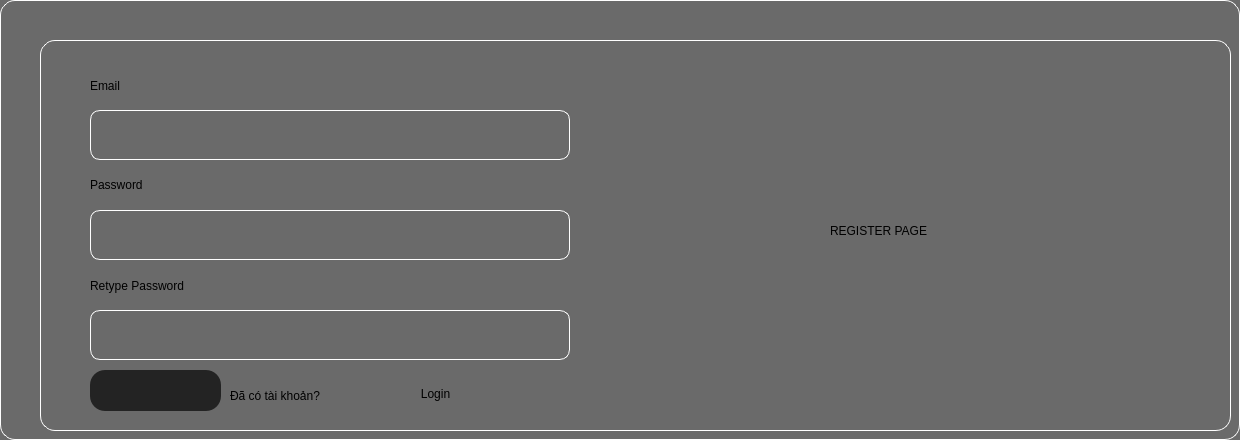
     <widget class="QWidget" name="page_res">
      <property name="styleSheet">
       <string notr="true">background-color:rgb(106, 106, 106);
border: 1px solid white;
border-radius: 15px</string>
      </property>
      <widget class="QWidget" name="widget_98" native="true">
       <property name="geometry">
        <rect>
         <x>40</x>
         <y>40</y>
         <width>1191</width>
         <height>391</height>
        </rect>
       </property>
       <widget class="QLabel" name="label_61">
        <property name="geometry">
         <rect>
          <x>50</x>
          <y>30</y>
          <width>181</width>
          <height>31</height>
         </rect>
        </property>
        <property name="styleSheet">
         <string notr="true">border: 0px;
font: 75 20pt &quot;MS Serif&quot;;
color: rgb(0, 0, 0)</string>
        </property>
        <property name="text">
         <string>Email</string>
        </property>
       </widget>
       <widget class="QLabel" name="label_62">
        <property name="geometry">
         <rect>
          <x>50</x>
          <y>130</y>
          <width>180</width>
          <height>30</height>
         </rect>
        </property>
        <property name="styleSheet">
         <string notr="true">border: 0px;
font: 75 20pt &quot;MS Serif&quot;;
color: rgb(0, 0, 0)</string>
        </property>
        <property name="text">
         <string>Password</string>
        </property>
       </widget>
       <widget class="QLabel" name="label_63">
        <property name="geometry">
         <rect>
          <x>50</x>
          <y>230</y>
          <width>251</width>
          <height>31</height>
         </rect>
        </property>
        <property name="styleSheet">
         <string notr="true">border: 0px;
font: 75 20pt &quot;MS Serif&quot;;
color: rgb(0, 0, 0)</string>
        </property>
        <property name="text">
         <string>Retype Password</string>
        </property>
       </widget>
       <widget class="QLineEdit" name="le_email">
        <property name="geometry">
         <rect>
          <x>50</x>
          <y>70</y>
          <width>480</width>
          <height>50</height>
         </rect>
        </property>
        <property name="styleSheet">
         <string notr="true">border-radius: 10px;
color: rgb(0, 0, 0);
font: 16pt &quot;MS Shell Dlg 2&quot;;</string>
        </property>
       </widget>
       <widget class="QLineEdit" name="le_password">
        <property name="geometry">
         <rect>
          <x>50</x>
          <y>170</y>
          <width>480</width>
          <height>50</height>
         </rect>
        </property>
        <property name="styleSheet">
         <string notr="true">border-radius: 10px;
color: rgb(0, 0, 0);
font: 16pt &quot;MS Shell Dlg 2&quot;;</string>
        </property>
       </widget>
       <widget class="QLineEdit" name="le_retypePassword">
        <property name="geometry">
         <rect>
          <x>50</x>
          <y>270</y>
          <width>480</width>
          <height>50</height>
         </rect>
        </property>
        <property name="styleSheet">
         <string notr="true">border-radius: 10px;
color: rgb(0, 0, 0);
font: 16pt &quot;MS Shell Dlg 2&quot;;</string>
        </property>
       </widget>
       <widget class="QPushButton" name="bt_sup">
        <property name="geometry">
         <rect>
          <x>50</x>
          <y>330</y>
          <width>131</width>
          <height>41</height>
         </rect>
        </property>
        <property name="styleSheet">
         <string notr="true">color: rgb(0, 0, 0);
border: 0px;
font: 75 20pt &quot;MS Serif&quot;;
background-color: rgb(35, 35, 35)</string>
        </property>
        <property name="text">
         <string/>
        </property>
        <property name="icon">
         <iconset>
          <normaloff>icon/12.png</normaloff>icon/12.png</iconset>
        </property>
        <property name="iconSize">
         <size>
          <width>300</width>
          <height>300</height>
         </size>
        </property>
       </widget>
       <widget class="QLabel" name="label_64">
        <property name="geometry">
         <rect>
          <x>190</x>
          <y>340</y>
          <width>151</width>
          <height>31</height>
         </rect>
        </property>
        <property name="styleSheet">
         <string notr="true">border: 0px;
font: 75 10pt &quot;Arial&quot;;
color: rgb(0, 0, 0);
background-color: 0;</string>
        </property>
        <property name="text">
         <string>Đã có tài khoản?</string>
        </property>
       </widget>
       <widget class="QLabel" name="label_65">
        <property name="geometry">
         <rect>
          <x>790</x>
          <y>160</y>
          <width>321</width>
          <height>61</height>
         </rect>
        </property>
        <property name="styleSheet">
         <string notr="true">border: 0px;
font: 75 50pt &quot;MS Serif&quot;;
color: rgb(0, 0, 0)</string>
        </property>
        <property name="text">
         <string>REGISTER PAGE</string>
        </property>
       </widget>
       <widget class="QPushButton" name="bt_login1">
        <property name="geometry">
         <rect>
          <x>355</x>
          <y>343</y>
          <width>81</width>
          <height>21</height>
         </rect>
        </property>
        <property name="cursor">
         <cursorShape>PointingHandCursor</cursorShape>
        </property>
        <property name="styleSheet">
         <string notr="true">border: 1;
border-radius: 10px solid 0;
font: 75 italic 12pt &quot;MS Serif&quot;;
background-color: 0</string>
        </property>
        <property name="text">
         <string>Login</string>
        </property>
       </widget>
      </widget>
     </widget>
